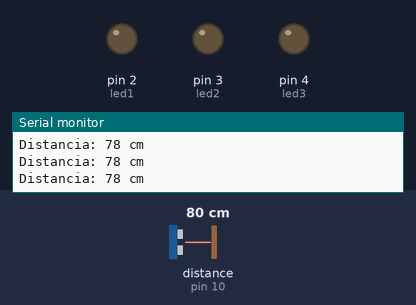
Simulated run of this sketch. Board: Arduino Uno, built with avr-gcc and run on an emulated ATmega328P. On the bench: output pins drawn as LEDs (lit = HIGH), the last lines printed to the serial monitor. Wiring (inferred from the names in the program): ultrasonic range finder: trigger pin 9; echo pin 10. The test bench sets the inputs (shaded band); at power-on: distance to the obstacle (sensor on pin 10) 80 cm. The echo pulse lasts 58.3 µs per cm; pins used as bus, display or sensor lines are not drawn.

Above: at 1.2 s.
1.3 s: distance to the obstacle (sensor on pin 10) set to 44 cm
4.3 s: distance to the obstacle (sensor on pin 10) set to 37 cm
At 5.6 s:
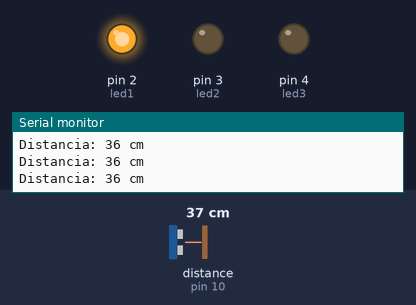
5.9 s: distance to the obstacle (sensor on pin 10) set to 23 cm
7.4 s: distance to the obstacle (sensor on pin 10) set to 19 cm
At 8.3 s:
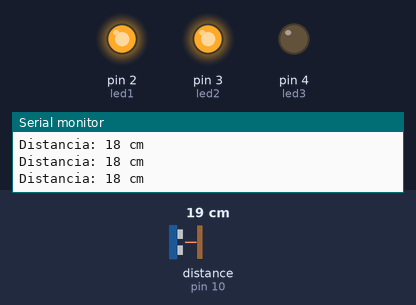
9.0 s: distance to the obstacle (sensor on pin 10) set to 13 cm
10.5 s: distance to the obstacle (sensor on pin 10) set to 10 cm
At 11.5 s:
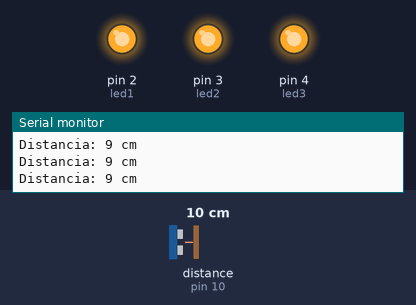
Timing chart, 0 to 13.0 s (numbered marks = the images above; inputs shaded):
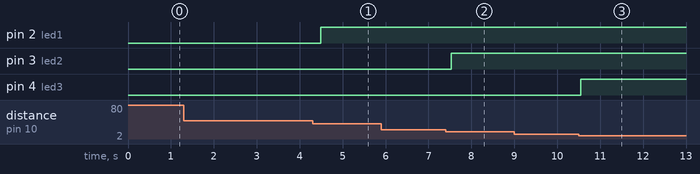

The sketch:

radar.ino
```cpp
#define trigPin 9
#define echoPin 10

int led1 = 2;
int led2 = 3;
int led3 = 4;

long duracion;
int distancia;

void setup() {
  pinMode(trigPin, OUTPUT);
  pinMode(echoPin, INPUT);

  pinMode(led1, OUTPUT);
  pinMode(led2, OUTPUT);
  pinMode(led3, OUTPUT);

  Serial.begin(9600);
}

void loop() {
  digitalWrite(trigPin, LOW);
  delayMicroseconds(2);

  digitalWrite(trigPin, HIGH);
  delayMicroseconds(10);
  digitalWrite(trigPin, LOW);

  duracion = pulseIn(echoPin, HIGH);

  distancia = duracion * 0.034 / 2;

  Serial.print("Distancia: ");
  Serial.print(distancia);
  Serial.println(" cm");

  if (distancia > 40) {
    digitalWrite(led1, LOW);
    digitalWrite(led2, LOW);
    digitalWrite(led3, LOW);
  }
  else if (distancia > 20) {
    digitalWrite(led1, HIGH);
    digitalWrite(led2, LOW);
    digitalWrite(led3, LOW);
  }
  else if (distancia > 10) {
    digitalWrite(led1, HIGH);
    digitalWrite(led2, HIGH);
    digitalWrite(led3, LOW);
  }
  else {
    digitalWrite(led1, HIGH);
    digitalWrite(led2, HIGH);
    digitalWrite(led3, HIGH);
  }

  delay(200);
}
```

Measured:
- the behaviour switches between 42 and 41 cm on distance to the obstacle (sensor on pin 10) (found by bisection; images 0 and 1)
- the behaviour switches between 22 and 21 cm on distance to the obstacle (sensor on pin 10) (found by bisection; images 1 and 2)
- the behaviour switches between 12 and 11 cm on distance to the obstacle (sensor on pin 10) (found by bisection; images 2 and 3)
- after the input at 4.3 s, pin 2 (led1): LOW → HIGH after 0.19 s
- after the input at 7.4 s, pin 3 (led2): LOW → HIGH after 0.13 s
- after the input at 10.5 s, pin 4 (led3): LOW → HIGH after 0.05 s
